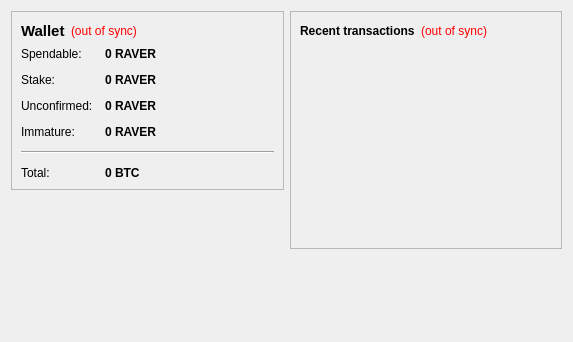
<?xml version="1.0" encoding="UTF-8"?>
<ui version="4.0">
 <class>OverviewPage</class>
 <widget class="QWidget" name="OverviewPage">
  <property name="geometry">
   <rect>
    <x>0</x>
    <y>0</y>
    <width>573</width>
    <height>342</height>
   </rect>
  </property>
  <property name="windowTitle">
   <string>Form</string>
  </property>
  <layout class="QHBoxLayout" name="horizontalLayout" stretch="1,1">
   <item>
    <layout class="QVBoxLayout" name="verticalLayout_2">
     <item>
      <widget class="QFrame" name="frame">
       <property name="frameShape">
        <enum>QFrame::StyledPanel</enum>
       </property>
       <property name="frameShadow">
        <enum>QFrame::Raised</enum>
       </property>
       <layout class="QVBoxLayout" name="verticalLayout_4">
        <item>
         <layout class="QHBoxLayout" name="horizontalLayout_4">
          <item>
           <widget class="QLabel" name="label_5">
            <property name="font">
             <font>
              <pointsize>11</pointsize>
              <weight>75</weight>
              <bold>true</bold>
             </font>
            </property>
            <property name="text">
             <string>Wallet</string>
            </property>
           </widget>
          </item>
          <item>
           <widget class="QLabel" name="labelWalletStatus">
            <property name="toolTip">
             <string>The displayed information may be out of date. Your wallet automatically synchronizes with the Ravers network after a connection is established, but this process has not completed yet.</string>
            </property>
            <property name="styleSheet">
             <string notr="true">QLabel { color: red; }</string>
            </property>
            <property name="text">
             <string notr="true">(out of sync)</string>
            </property>
            <property name="alignment">
             <set>Qt::AlignLeading|Qt::AlignLeft|Qt::AlignVCenter</set>
            </property>
           </widget>
          </item>
          <item>
           <spacer name="horizontalSpacer_2">
            <property name="orientation">
             <enum>Qt::Horizontal</enum>
            </property>
            <property name="sizeHint" stdset="0">
             <size>
              <width>40</width>
              <height>20</height>
             </size>
            </property>
           </spacer>
          </item>
         </layout>
        </item>
        <item>
         <layout class="QFormLayout" name="formLayout_2">
          <property name="fieldGrowthPolicy">
           <enum>QFormLayout::AllNonFixedFieldsGrow</enum>
          </property>
          <property name="horizontalSpacing">
           <number>12</number>
          </property>
          <property name="verticalSpacing">
           <number>12</number>
          </property>
          <item row="0" column="0">
           <widget class="QLabel" name="label">
            <property name="text">
             <string>Spendable:</string>
            </property>
           </widget>
          </item>
          <item row="0" column="1">
           <widget class="QLabel" name="labelBalance">
            <property name="font">
             <font>
              <weight>75</weight>
              <bold>true</bold>
             </font>
            </property>
            <property name="cursor">
             <cursorShape>IBeamCursor</cursorShape>
            </property>
            <property name="toolTip">
             <string>Your current spendable balance</string>
            </property>
            <property name="text">
             <string notr="true">0 RAVER</string>
            </property>
            <property name="textInteractionFlags">
             <set>Qt::LinksAccessibleByMouse|Qt::TextSelectableByKeyboard|Qt::TextSelectableByMouse</set>
            </property>
           </widget>
          </item>
          <item row="1" column="0">
           <widget class="QLabel" name="label_6">
            <property name="text">
             <string>Stake:</string>
            </property>
           </widget>
          </item>
          <item row="1" column="1">
           <widget class="QLabel" name="labelStake">
            <property name="font">
             <font>
              <weight>75</weight>
              <bold>true</bold>
             </font>
            </property>
            <property name="cursor">
             <cursorShape>IBeamCursor</cursorShape>
            </property>
            <property name="toolTip">
             <string>Total of coins that was staked, and do not yet count toward the current balance</string>
            </property>
            <property name="text">
             <string notr="true">0 RAVER</string>
            </property>
            <property name="textInteractionFlags">
             <set>Qt::LinksAccessibleByMouse|Qt::TextSelectableByKeyboard|Qt::TextSelectableByMouse</set>
            </property>
           </widget>
          </item>
          <item row="2" column="0">
           <widget class="QLabel" name="label_3">
            <property name="text">
             <string>Unconfirmed:</string>
            </property>
           </widget>
          </item>
          <item row="2" column="1">
           <widget class="QLabel" name="labelUnconfirmed">
            <property name="font">
             <font>
              <weight>75</weight>
              <bold>true</bold>
             </font>
            </property>
            <property name="cursor">
             <cursorShape>IBeamCursor</cursorShape>
            </property>
            <property name="toolTip">
             <string>Total of transactions that have yet to be confirmed, and do not yet count toward the current balance</string>
            </property>
            <property name="text">
             <string notr="true">0 RAVER</string>
            </property>
            <property name="textInteractionFlags">
             <set>Qt::LinksAccessibleByMouse|Qt::TextSelectableByKeyboard|Qt::TextSelectableByMouse</set>
            </property>
           </widget>
          </item>
          <item row="3" column="0">
           <widget class="QLabel" name="labelImmatureText">
            <property name="text">
             <string>Immature:</string>
            </property>
           </widget>
          </item>
          <item row="3" column="1">
           <widget class="QLabel" name="labelImmature">
            <property name="font">
             <font>
              <weight>75</weight>
              <bold>true</bold>
             </font>
            </property>
            <property name="toolTip">
             <string>Mined balance that has not yet matured</string>
            </property>
            <property name="text">
             <string notr="true">0 RAVER</string>
            </property>
            <property name="textInteractionFlags">
             <set>Qt::LinksAccessibleByMouse|Qt::TextSelectableByKeyboard|Qt::TextSelectableByMouse</set>
            </property>
           </widget>
          </item>
          <item row="4" column="0" colspan="2">
           <widget class="Line" name="line">
            <property name="orientation">
             <enum>Qt::Horizontal</enum>
            </property>
           </widget>
          </item>
          <item row="5" column="0">
           <widget class="QLabel" name="labelTotalText">
            <property name="text">
             <string>Total:</string>
            </property>
           </widget>
          </item>
          <item row="5" column="1">
           <widget class="QLabel" name="labelTotal">
            <property name="font">
             <font>
              <weight>75</weight>
              <bold>true</bold>
             </font>
            </property>
            <property name="cursor">
             <cursorShape>IBeamCursor</cursorShape>
            </property>
            <property name="toolTip">
             <string>Your current total balance</string>
            </property>
            <property name="text">
             <string notr="true">0 BTC</string>
            </property>
            <property name="textInteractionFlags">
             <set>Qt::LinksAccessibleByMouse|Qt::TextSelectableByKeyboard|Qt::TextSelectableByMouse</set>
            </property>
           </widget>
          </item>
         </layout>
        </item>
       </layout>
      </widget>
     </item>
     <item>
      <spacer name="verticalSpacer">
       <property name="orientation">
        <enum>Qt::Vertical</enum>
       </property>
       <property name="sizeHint" stdset="0">
        <size>
         <width>20</width>
         <height>40</height>
        </size>
       </property>
      </spacer>
     </item>
    </layout>
   </item>
   <item>
    <layout class="QVBoxLayout" name="verticalLayout_3">
     <item>
      <widget class="QFrame" name="frame_2">
       <property name="frameShape">
        <enum>QFrame::StyledPanel</enum>
       </property>
       <property name="frameShadow">
        <enum>QFrame::Raised</enum>
       </property>
       <layout class="QVBoxLayout" name="verticalLayout">
        <item>
         <layout class="QHBoxLayout" name="horizontalLayout_2">
          <item>
           <widget class="QLabel" name="label_4">
            <property name="text">
             <string>&lt;b&gt;Recent transactions&lt;/b&gt;</string>
            </property>
           </widget>
          </item>
          <item>
           <widget class="QLabel" name="labelTransactionsStatus">
            <property name="toolTip">
             <string>The displayed information may be out of date. Your wallet automatically synchronizes with the Ravers network after a connection is established, but this process has not completed yet.</string>
            </property>
            <property name="styleSheet">
             <string notr="true">QLabel { color: red; }</string>
            </property>
            <property name="text">
             <string notr="true">(out of sync)</string>
            </property>
            <property name="alignment">
             <set>Qt::AlignRight|Qt::AlignTrailing|Qt::AlignVCenter</set>
            </property>
           </widget>
          </item>
          <item>
           <spacer name="horizontalSpacer">
            <property name="orientation">
             <enum>Qt::Horizontal</enum>
            </property>
            <property name="sizeHint" stdset="0">
             <size>
              <width>40</width>
              <height>20</height>
             </size>
            </property>
           </spacer>
          </item>
         </layout>
        </item>
        <item>
         <widget class="QListView" name="listTransactions">
          <property name="styleSheet">
           <string notr="true">QListView { background: transparent; }</string>
          </property>
          <property name="frameShape">
           <enum>QFrame::NoFrame</enum>
          </property>
          <property name="verticalScrollBarPolicy">
           <enum>Qt::ScrollBarAlwaysOff</enum>
          </property>
          <property name="horizontalScrollBarPolicy">
           <enum>Qt::ScrollBarAlwaysOff</enum>
          </property>
          <property name="selectionMode">
           <enum>QAbstractItemView::NoSelection</enum>
          </property>
         </widget>
        </item>
       </layout>
      </widget>
     </item>
     <item>
      <spacer name="verticalSpacer_2">
       <property name="orientation">
        <enum>Qt::Vertical</enum>
       </property>
       <property name="sizeHint" stdset="0">
        <size>
         <width>20</width>
         <height>40</height>
        </size>
       </property>
      </spacer>
     </item>
    </layout>
   </item>
  </layout>
 </widget>
 <resources/>
 <connections/>
</ui>
